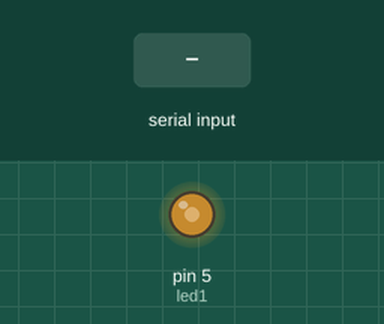
The sketch below on a simulated Arduino Uno, built with avr-gcc and run on an emulated ATmega328P. Parts: output pins drawn as LEDs (lit = HIGH). The inputs (shaded band) are chosen by the test bench. What the sketch prints to the serial monitor is not drawn.

Above: at 1.2 s.
1.3 s: "90,45\n" received over Serial
At 1.52 s:
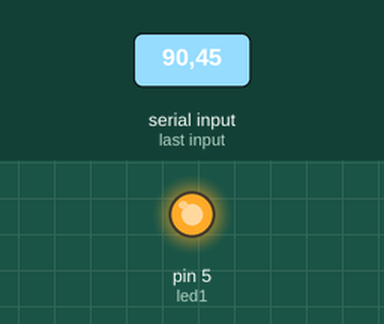
At 1.97 s:
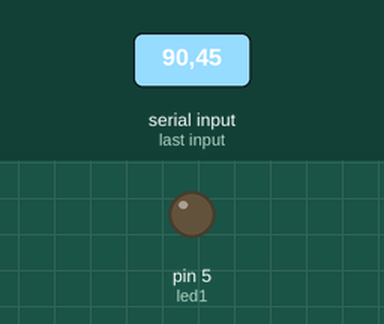
Timing chart, 0 to 10.3 s (numbered marks = the images above; inputs shaded):
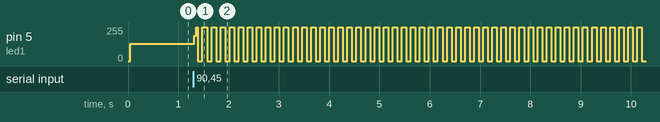

The sketch:

sketch_jan26a.ino
```cpp
int period = 10000;
unsigned long time_now = 0;
int led1 =5;
unsigned long previousMillis;
int delay1;

void setup() {
  // put your setup code here, to run once:
Serial.begin(9600);
pinMode(led1,OUTPUT);
}

void loop() {
  // put your main code here, to run repeatedly:

  if(Serial.available()>0)
  {

   delay1=(Serial.readStringUntil('\n')).toInt();
  }
  BlinkLed(led1,delay1);
 if(millis()-time_now >= period)
  {
   time_now=millis();
   Serial.println(delay1);
  }


}
void BlinkLed (int led, int interval){


   if ((millis() - previousMillis) >= interval){

    previousMillis= millis();

    digitalWrite(led, !digitalRead(led));
  }
}
```

Measured:
- after the input at 1.3 s, pin 5 (led1): 128/255 → 189/255 at once, then moves between 0/255 and 255/255, repeating every 0.54 s
